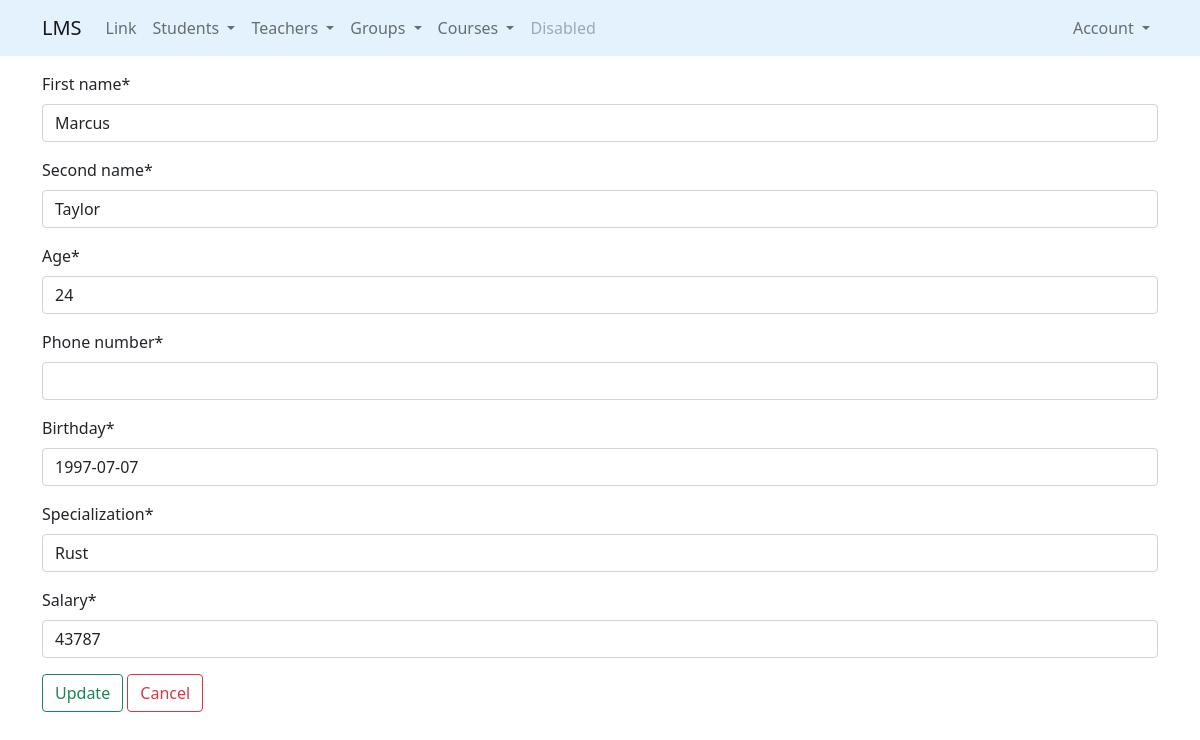
The app's page /teachers/update/50/ (signed in) with its own data.
### teachers/models.py (models this page shows, shortened)
class Teacher(Person):
    specialization = models.CharField(max_length=70)
    salary = models.PositiveIntegerField(default=1500)

### teachers/views.py (the view)
# urls.py: path('update/<int:pk>/', TeacherUpdateView.as_view(), name="update"),
class TeacherUpdateView(LoginRequiredMixin, UpdateView):
    model = Teacher
    form_class = TeacherUpdateForm
    success_url = reverse_lazy('teachers:list')
    template_name = 'teachers/update.html'

### teachers/forms.py
class TeacherUpdateForm(TeacherBaseForm):
    class Meta:
        model = Teacher
        fields = "__all__"

### teachers/templates/teachers/update.html (shortened to what this page needs)
{% extends 'base.html' %}
{% load crispy_forms_tags %}
{% block content %}
    <form method="post">
        {{form | crispy}}
        <input class="btn btn-outline-success" type="submit" value="Update">
        <a class="btn btn-outline-danger" href="{% url 'teachers:list' %}">Cancel</a>&nbsp;&nbsp;
    </form>
{% endblock %}

### records on screen
Teacher: first_name "Marcus", second_name "Taylor", age "24", birthday "1997-07-07", specialization "Rust", salary "43787"
